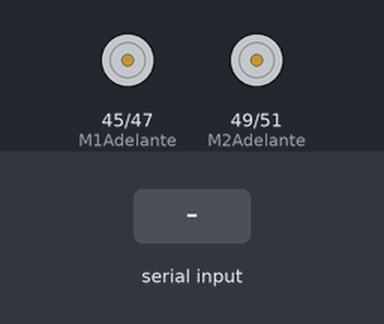
Simulated run of this program. Board: Arduino Mega 2560, built with avr-gcc and run on an emulated ATmega2560. Parts: motor-driver pin pairs drawn as motors (green arrow = first pin HIGH = forward, orange = second pin HIGH = backward, longer = more drive, scaled by the enable pin). The inputs (shaded band) are chosen by the test bench.

Above: at 1.2 s.
1.3 s: "w" received over the second serial link
At 1.7 s:
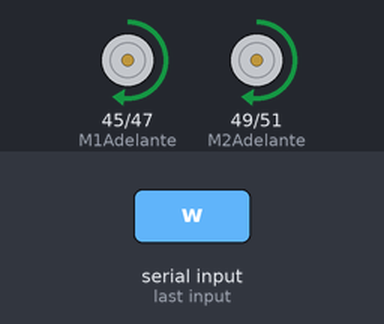
2.8 s: "s" received over the second serial link
At 4.0 s:
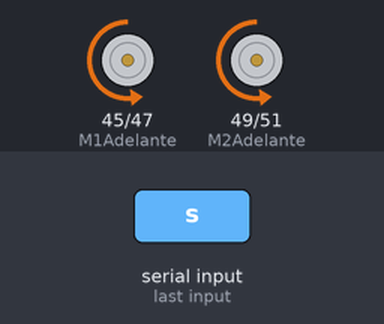
4.3 s: "d" received over the second serial link
At 5.2 s:
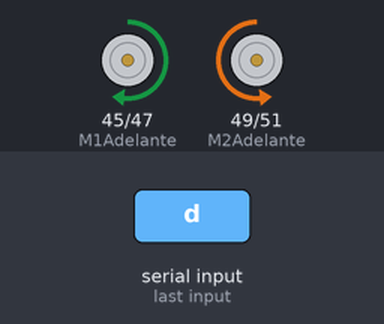
5.8 s: "a" received over the second serial link
At 6.3 s:
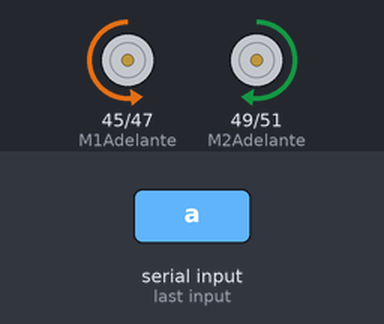
7.3 s: "q" received over the second serial link
At 8.6 s:
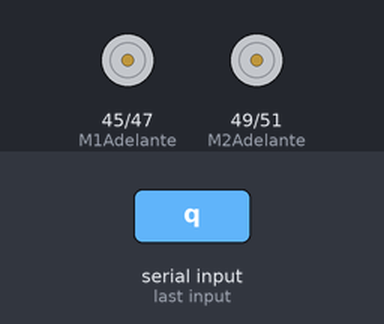
Timing chart, 0 to 9.8 s (numbered marks = the images above; inputs shaded):
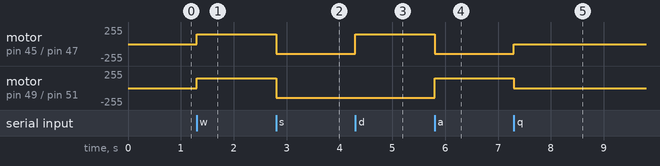

Measured:
- after the input at 1.3 s, motor on pin 45 (M1Adelante) / pin 47 (M1Atras), motor on pin 49 (M2Adelante) / pin 51 (M2Atras): stopped → forward 144/255 at once
- after the input at 2.8 s, motor on pin 45 (M1Adelante) / pin 47 (M1Atras), motor on pin 49 (M2Adelante) / pin 51 (M2Atras): forward 144/255 → backward 144/255 at once
- after the input at 4.3 s, motor on pin 45 (M1Adelante) / pin 47 (M1Atras): backward 144/255 → forward 144/255 at once
- after the input at 5.8 s, motor on pin 45 (M1Adelante) / pin 47 (M1Atras): forward 144/255 → backward 144/255 at once; motor on pin 49 (M2Adelante) / pin 51 (M2Atras): backward 144/255 → forward 144/255 at once
- after the input at 7.3 s, motor on pin 45 (M1Adelante) / pin 47 (M1Atras): backward 144/255 → stopped at once; motor on pin 49 (M2Adelante) / pin 51 (M2Atras): forward 144/255 → stopped at once

The program:

main.cpp
```cpp
#include <Arduino.h>
#define M1Adelante 45
#define M1Atras 47
#define M2Adelante 49
#define M2Atras 51
#define PWM1 10
#define PWM2 9
int velocidad = 400;

void setup()
{
  Serial1.begin(115200);
  pinMode(M1Adelante, OUTPUT);
  pinMode(M1Atras, OUTPUT);
  pinMode(M2Adelante, OUTPUT);
  pinMode(M2Atras, OUTPUT);
  pinMode(PWM1, OUTPUT);
  pinMode(PWM2, OUTPUT);
  digitalWrite(M1Adelante, LOW);
  digitalWrite(M1Atras, LOW);
  digitalWrite(M2Adelante, LOW);
  digitalWrite(M2Atras, LOW);
  while (!Serial1)
  {
  }
}

void loop()
{

  analogWrite(PWM1, velocidad);
  analogWrite(PWM2, velocidad);
  if (Serial1.available() > 0)
  {
    char dato = Serial1.read();
    if (dato == 'w')
    {
      digitalWrite(M1Adelante, 1);
      digitalWrite(M1Atras, 0);
      digitalWrite(M2Adelante, 1);
      digitalWrite(M2Atras, 0);
    }

    else if (dato == 's')
    {
      digitalWrite(M1Adelante, 0);
      digitalWrite(M1Atras, 1);
      digitalWrite(M2Adelante, 0);
      digitalWrite(M2Atras, 1);
    }

    else if (dato == 'd')
    {
      digitalWrite(M1Adelante, 1);
      digitalWrite(M1Atras, 0);
      digitalWrite(M2Adelante, 0);
      digitalWrite(M2Atras, 1);
    }

    else if (dato == 'a')
    {
      digitalWrite(M1Adelante, LOW);
      digitalWrite(M1Atras, HIGH);
      digitalWrite(M2Adelante, HIGH);
      digitalWrite(M2Atras, LOW);
    }

    else if (dato == 'q')
    {
      digitalWrite(M1Adelante, LOW);
      digitalWrite(M1Atras, LOW);
      digitalWrite(M2Adelante, LOW);
      digitalWrite(M2Atras, LOW);
    }
  }
}
```
